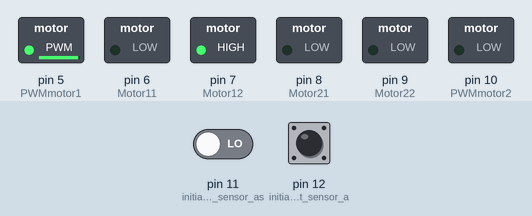
This sketch was run on a simulated Arduino Uno, built with avr-gcc and run on an emulated ATmega328P. On the bench: switched loads named in the sketch (green lamp = pin HIGH). The test bench sets the inputs (shaded band); at power-on: pin 11 (initialize_Left_sensor_as) LOW, pin 12 (initialize_Right_sensor_a) HIGH.

Above: at 1.2 s.
1.3 s: pin 11 (initialize_Left_sensor_as) driven HIGH
At 2.0 s:
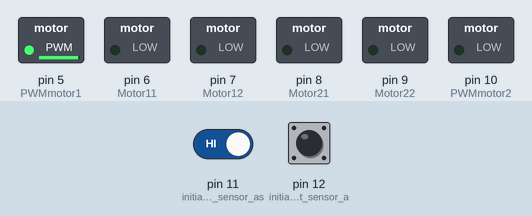
2.8 s: pin 12 (initialize_Right_sensor_a) driven LOW
At 3.1 s:
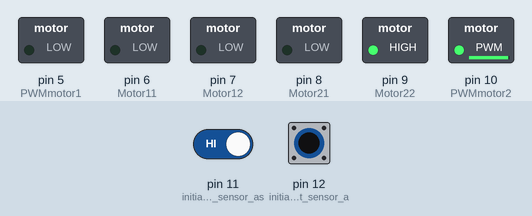
4.3 s: pin 11 (initialize_Left_sensor_as) driven LOW
At 5.5 s:
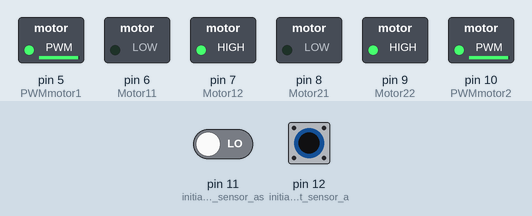
5.8 s: pin 11 (initialize_Left_sensor_as) driven HIGH and pin 12 (initialize_Right_sensor_a) driven HIGH
At 6.6 s:
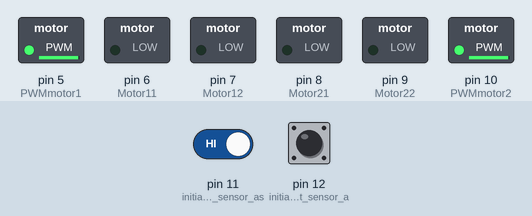
7.3 s: pin 12 (initialize_Right_sensor_a) pulsed LOW 2 times (0.12 s each, 0.3 s apart)
At 8.8 s:
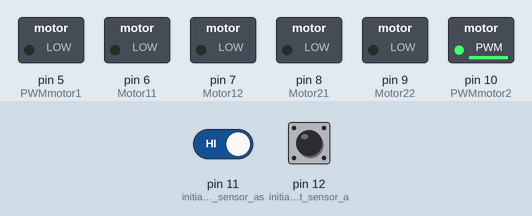
Timing chart, 0 to 10.3 s (numbered marks = the images above; inputs shaded):
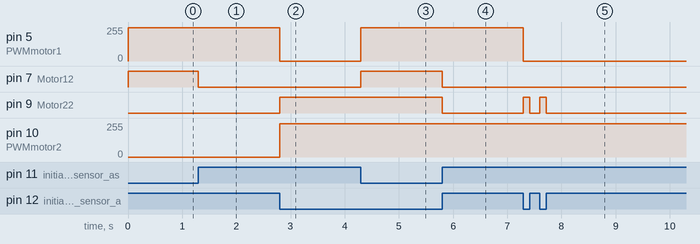

Measured:
- after the input at 1.3 s, pin 7 (Motor12): HIGH → LOW at once
- after the input at 2.8 s, pin 5 (PWMmotor1): 250/255 → 0/255 at once; pin 9 (Motor22): LOW → HIGH at once; pin 10 (PWMmotor2): 0/255 → 250/255 at once
- after the input at 4.3 s, pin 5 (PWMmotor1): 0/255 → 250/255 at once; pin 7 (Motor12): LOW → HIGH at once
- after the input at 5.8 s, pin 7 (Motor12), pin 9 (Motor22): HIGH → LOW at once
- after the input at 7.3 s, pin 5 (PWMmotor1): 250/255 → 0/255 at once; pin 9 (Motor22): alternates HIGH for 0.12 s and LOW for 0.18 s, 4 changes in all, then stays LOW, starting at once

The sketch:

Line_Follower_Robot.ino
```cpp
/*
 * Line Follower Robot
 */

 #define PWMmotor1 5
 #define Motor11 6 //LEFT MOTOR
 #define Motor12 7
 #define Motor21 8 //RIGHT
 #define Motor22 9
 #define PWMmotor2 10

void setup() {

  pinMode(Motor11,OUTPUT);  //left motor
  pinMode(Motor12,OUTPUT);  //left motor
  pinMode(Motor21,OUTPUT);  //right motor
  pinMode(Motor22,OUTPUT);  //right motor
  pinMode(PWMmotor1,OUTPUT);   //left
  pinMode(PWMmotor2,OUTPUT);   //right

  pinMode(12, INPUT); // initialize Right sensor as an inut
  pinMode(11, INPUT); // initialize Left sensor as as input

}

void loop() {

    int LEFT_SENSOR = digitalRead(11);
    int RIGHT_SENSOR = digitalRead(12);

    if(RIGHT_SENSOR==LOW && LEFT_SENSOR==LOW) //FORWARD
    {
            digitalWrite(Motor11, LOW);
            digitalWrite(Motor12, HIGH);
            digitalWrite(Motor21, LOW);
            digitalWrite(Motor22, HIGH);
            analogWrite(PWMmotor1, 250);
            analogWrite(PWMmotor2, 250);
    }

    else if(RIGHT_SENSOR==HIGH && LEFT_SENSOR==LOW) //LEFT
    {
            digitalWrite(Motor11, LOW);
            digitalWrite(Motor12, HIGH);
            digitalWrite(Motor21, LOW);
            digitalWrite(Motor22, LOW);
            analogWrite(PWMmotor1, 250);
            analogWrite(PWMmotor2, 0);
    }

    else if(RIGHT_SENSOR==LOW && LEFT_SENSOR==HIGH) //RIGHT
    {
              digitalWrite(Motor11, LOW);
              digitalWrite(Motor12, LOW);
              digitalWrite(Motor21, LOW);
              digitalWrite(Motor22, HIGH);
              analogWrite(PWMmotor1, 0);
              analogWrite(PWMmotor2, 250);
    }

    else if(RIGHT_SENSOR==HIGH && LEFT_SENSOR==HIGH) //STOP
    {
              digitalWrite(Motor11, LOW);
              digitalWrite(Motor12, LOW);
              digitalWrite(Motor21, LOW);
              digitalWrite(Motor22, LOW);
    }


}
```
